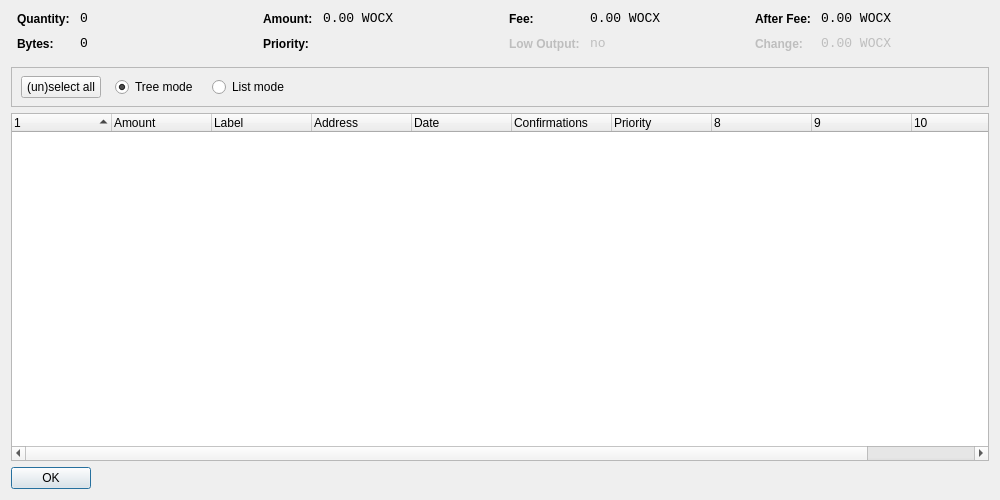
<?xml version="1.0" encoding="UTF-8"?>
<ui version="4.0">
 <class>CoinControlDialog</class>
 <widget class="QDialog" name="CoinControlDialog">
  <property name="geometry">
   <rect>
    <x>0</x>
    <y>0</y>
    <width>1000</width>
    <height>500</height>
   </rect>
  </property>
  <property name="windowTitle">
   <string>Coin Control</string>
  </property>
  <layout class="QVBoxLayout" name="verticalLayout">
   <item>
    <layout class="QHBoxLayout" name="horizontalLayoutTop" stretch="0,0,0,0">
     <property name="topMargin">
      <number>0</number>
     </property>
     <property name="bottomMargin">
      <number>10</number>
     </property>
     <item>
      <layout class="QFormLayout" name="formLayoutCoinControl1">
       <property name="horizontalSpacing">
        <number>10</number>
       </property>
       <property name="verticalSpacing">
        <number>10</number>
       </property>
       <property name="leftMargin">
        <number>6</number>
       </property>
       <property name="rightMargin">
        <number>6</number>
       </property>
       <item row="0" column="0">
        <widget class="QLabel" name="labelCoinControlQuantityText">
         <property name="styleSheet">
          <string notr="true">font-weight:bold;</string>
         </property>
         <property name="text">
          <string>Quantity:</string>
         </property>
        </widget>
       </item>
       <item row="0" column="1">
        <widget class="QLabel" name="labelCoinControlQuantity">
         <property name="font">
          <font>
           <family>Monospace</family>
           <pointsize>10</pointsize>
          </font>
         </property>
         <property name="cursor">
          <cursorShape>IBeamCursor</cursorShape>
         </property>
         <property name="contextMenuPolicy">
          <enum>Qt::ActionsContextMenu</enum>
         </property>
         <property name="text">
          <string notr="true">0</string>
         </property>
         <property name="textInteractionFlags">
          <set>Qt::LinksAccessibleByMouse|Qt::TextSelectableByKeyboard|Qt::TextSelectableByMouse</set>
         </property>
        </widget>
       </item>
       <item row="1" column="0">
        <widget class="QLabel" name="labelCoinControlBytesText">
         <property name="styleSheet">
          <string notr="true">font-weight:bold;</string>
         </property>
         <property name="text">
          <string>Bytes:</string>
         </property>
        </widget>
       </item>
       <item row="1" column="1">
        <widget class="QLabel" name="labelCoinControlBytes">
         <property name="font">
          <font>
           <family>Monospace</family>
           <pointsize>10</pointsize>
          </font>
         </property>
         <property name="cursor">
          <cursorShape>IBeamCursor</cursorShape>
         </property>
         <property name="contextMenuPolicy">
          <enum>Qt::ActionsContextMenu</enum>
         </property>
         <property name="text">
          <string notr="true">0</string>
         </property>
         <property name="textInteractionFlags">
          <set>Qt::LinksAccessibleByMouse|Qt::TextSelectableByKeyboard|Qt::TextSelectableByMouse</set>
         </property>
        </widget>
       </item>
      </layout>
     </item>
     <item>
      <layout class="QFormLayout" name="formLayoutCoinControl2">
       <property name="horizontalSpacing">
        <number>10</number>
       </property>
       <property name="verticalSpacing">
        <number>10</number>
       </property>
       <property name="leftMargin">
        <number>6</number>
       </property>
       <property name="rightMargin">
        <number>6</number>
       </property>
       <item row="0" column="0">
        <widget class="QLabel" name="labelCoinControlAmountText">
         <property name="styleSheet">
          <string notr="true">font-weight:bold;</string>
         </property>
         <property name="text">
          <string>Amount:</string>
         </property>
        </widget>
       </item>
       <item row="0" column="1">
        <widget class="QLabel" name="labelCoinControlAmount">
         <property name="font">
          <font>
           <family>Monospace</family>
           <pointsize>10</pointsize>
          </font>
         </property>
         <property name="cursor">
          <cursorShape>IBeamCursor</cursorShape>
         </property>
         <property name="contextMenuPolicy">
          <enum>Qt::ActionsContextMenu</enum>
         </property>
         <property name="text">
          <string notr="true">0.00 WOCX</string>
         </property>
         <property name="textInteractionFlags">
          <set>Qt::LinksAccessibleByMouse|Qt::TextSelectableByKeyboard|Qt::TextSelectableByMouse</set>
         </property>
        </widget>
       </item>
       <item row="1" column="0">
        <widget class="QLabel" name="labelCoinControlPriorityText">
         <property name="styleSheet">
          <string notr="true">font-weight:bold;</string>
         </property>
         <property name="text">
          <string>Priority:</string>
         </property>
        </widget>
       </item>
       <item row="1" column="1">
        <widget class="QLabel" name="labelCoinControlPriority">
         <property name="font">
          <font>
           <family>Monospace</family>
           <pointsize>10</pointsize>
          </font>
         </property>
         <property name="cursor">
          <cursorShape>IBeamCursor</cursorShape>
         </property>
         <property name="contextMenuPolicy">
          <enum>Qt::ActionsContextMenu</enum>
         </property>
         <property name="text">
          <string/>
         </property>
         <property name="textInteractionFlags">
          <set>Qt::LinksAccessibleByMouse|Qt::TextSelectableByKeyboard|Qt::TextSelectableByMouse</set>
         </property>
        </widget>
       </item>
      </layout>
     </item>
     <item>
      <layout class="QFormLayout" name="formLayoutCoinControl3">
       <property name="horizontalSpacing">
        <number>10</number>
       </property>
       <property name="verticalSpacing">
        <number>10</number>
       </property>
       <property name="leftMargin">
        <number>6</number>
       </property>
       <property name="rightMargin">
        <number>6</number>
       </property>
       <item row="0" column="0">
        <widget class="QLabel" name="labelCoinControlFeeText">
         <property name="styleSheet">
          <string notr="true">font-weight:bold;</string>
         </property>
         <property name="text">
          <string>Fee:</string>
         </property>
        </widget>
       </item>
       <item row="0" column="1">
        <widget class="QLabel" name="labelCoinControlFee">
         <property name="font">
          <font>
           <family>Monospace</family>
           <pointsize>10</pointsize>
          </font>
         </property>
         <property name="cursor">
          <cursorShape>IBeamCursor</cursorShape>
         </property>
         <property name="contextMenuPolicy">
          <enum>Qt::ActionsContextMenu</enum>
         </property>
         <property name="text">
          <string notr="true">0.00 WOCX</string>
         </property>
         <property name="textInteractionFlags">
          <set>Qt::LinksAccessibleByMouse|Qt::TextSelectableByKeyboard|Qt::TextSelectableByMouse</set>
         </property>
        </widget>
       </item>
       <item row="1" column="0">
        <widget class="QLabel" name="labelCoinControlLowOutputText">
         <property name="enabled">
          <bool>false</bool>
         </property>
         <property name="styleSheet">
          <string notr="true">font-weight:bold;</string>
         </property>
         <property name="text">
          <string>Low Output:</string>
         </property>
        </widget>
       </item>
       <item row="1" column="1">
        <widget class="QLabel" name="labelCoinControlLowOutput">
         <property name="enabled">
          <bool>false</bool>
         </property>
         <property name="font">
          <font>
           <family>Monospace</family>
           <pointsize>10</pointsize>
          </font>
         </property>
         <property name="cursor">
          <cursorShape>IBeamCursor</cursorShape>
         </property>
         <property name="contextMenuPolicy">
          <enum>Qt::ActionsContextMenu</enum>
         </property>
         <property name="text">
          <string notr="true">no</string>
         </property>
         <property name="textInteractionFlags">
          <set>Qt::LinksAccessibleByMouse|Qt::TextSelectableByKeyboard|Qt::TextSelectableByMouse</set>
         </property>
        </widget>
       </item>
      </layout>
     </item>
     <item>
      <layout class="QFormLayout" name="formLayoutCoinControl4">
       <property name="horizontalSpacing">
        <number>10</number>
       </property>
       <property name="verticalSpacing">
        <number>10</number>
       </property>
       <property name="leftMargin">
        <number>6</number>
       </property>
       <property name="rightMargin">
        <number>6</number>
       </property>
       <item row="0" column="0">
        <widget class="QLabel" name="labelCoinControlAfterFeeText">
         <property name="styleSheet">
          <string notr="true">font-weight:bold;</string>
         </property>
         <property name="text">
          <string>After Fee:</string>
         </property>
        </widget>
       </item>
       <item row="0" column="1">
        <widget class="QLabel" name="labelCoinControlAfterFee">
         <property name="font">
          <font>
           <family>Monospace</family>
           <pointsize>10</pointsize>
          </font>
         </property>
         <property name="cursor">
          <cursorShape>IBeamCursor</cursorShape>
         </property>
         <property name="contextMenuPolicy">
          <enum>Qt::ActionsContextMenu</enum>
         </property>
         <property name="text">
          <string notr="true">0.00 WOCX</string>
         </property>
         <property name="textInteractionFlags">
          <set>Qt::LinksAccessibleByMouse|Qt::TextSelectableByKeyboard|Qt::TextSelectableByMouse</set>
         </property>
        </widget>
       </item>
       <item row="1" column="0">
        <widget class="QLabel" name="labelCoinControlChangeText">
         <property name="enabled">
          <bool>false</bool>
         </property>
         <property name="styleSheet">
          <string notr="true">font-weight:bold;</string>
         </property>
         <property name="text">
          <string>Change:</string>
         </property>
        </widget>
       </item>
       <item row="1" column="1">
        <widget class="QLabel" name="labelCoinControlChange">
         <property name="enabled">
          <bool>false</bool>
         </property>
         <property name="font">
          <font>
           <family>Monospace</family>
           <pointsize>10</pointsize>
          </font>
         </property>
         <property name="cursor">
          <cursorShape>IBeamCursor</cursorShape>
         </property>
         <property name="contextMenuPolicy">
          <enum>Qt::ActionsContextMenu</enum>
         </property>
         <property name="text">
          <string notr="true">0.00 WOCX</string>
         </property>
         <property name="textInteractionFlags">
          <set>Qt::LinksAccessibleByMouse|Qt::TextSelectableByKeyboard|Qt::TextSelectableByMouse</set>
         </property>
        </widget>
       </item>
      </layout>
     </item>
    </layout>
   </item>
   <item>
    <widget class="QFrame" name="frame">
     <property name="minimumSize">
      <size>
       <width>0</width>
       <height>40</height>
      </size>
     </property>
     <property name="frameShape">
      <enum>QFrame::StyledPanel</enum>
     </property>
     <property name="frameShadow">
      <enum>QFrame::Sunken</enum>
     </property>
     <widget class="QWidget" name="horizontalLayoutWidget">
      <property name="geometry">
       <rect>
        <x>10</x>
        <y>0</y>
        <width>781</width>
        <height>41</height>
       </rect>
      </property>
      <layout class="QHBoxLayout" name="horizontalLayoutPanel" stretch="0,0,0,0,0">
       <property name="spacing">
        <number>14</number>
       </property>
       <item>
        <widget class="QPushButton" name="pushButtonSelectAll">
         <property name="sizePolicy">
          <sizepolicy hsizetype="Maximum" vsizetype="Fixed">
           <horstretch>0</horstretch>
           <verstretch>0</verstretch>
          </sizepolicy>
         </property>
         <property name="text">
          <string>(un)select all</string>
         </property>
        </widget>
       </item>
       <item>
        <widget class="QRadioButton" name="radioTreeMode">
         <property name="sizePolicy">
          <sizepolicy hsizetype="Maximum" vsizetype="Fixed">
           <horstretch>0</horstretch>
           <verstretch>0</verstretch>
          </sizepolicy>
         </property>
         <property name="text">
          <string>Tree mode</string>
         </property>
         <property name="checked">
          <bool>true</bool>
         </property>
        </widget>
       </item>
       <item>
        <widget class="QRadioButton" name="radioListMode">
         <property name="sizePolicy">
          <sizepolicy hsizetype="Maximum" vsizetype="Fixed">
           <horstretch>0</horstretch>
           <verstretch>0</verstretch>
          </sizepolicy>
         </property>
         <property name="text">
          <string>List mode</string>
         </property>
        </widget>
       </item>
       <item>
        <spacer name="horizontalSpacer">
         <property name="orientation">
          <enum>Qt::Horizontal</enum>
         </property>
         <property name="sizeHint" stdset="0">
          <size>
           <width>40</width>
           <height>20</height>
          </size>
         </property>
        </spacer>
       </item>
      </layout>
     </widget>
    </widget>
   </item>
   <item>
    <widget class="CoinControlTreeWidget" name="treeWidget">
     <property name="contextMenuPolicy">
      <enum>Qt::CustomContextMenu</enum>
     </property>
     <property name="sortingEnabled">
      <bool>false</bool>
     </property>
     <property name="columnCount">
      <number>11</number>
     </property>
     <attribute name="headerShowSortIndicator" stdset="0">
      <bool>true</bool>
     </attribute>
     <attribute name="headerStretchLastSection">
      <bool>false</bool>
     </attribute>
     <column>
      <property name="text">
       <string/>
      </property>
     </column>
     <column>
      <property name="text">
       <string>Amount</string>
      </property>
     </column>
     <column>
      <property name="text">
       <string>Label</string>
      </property>
     </column>
     <column>
      <property name="text">
       <string>Address</string>
      </property>
     </column>
     <column>
      <property name="text">
       <string>Date</string>
      </property>
     </column>
     <column>
      <property name="text">
       <string>Confirmations</string>
      </property>
      <property name="toolTip">
       <string>Confirmed</string>
      </property>
     </column>
     <column>
      <property name="text">
       <string>Priority</string>
      </property>
     </column>
     <column>
      <property name="text">
       <string/>
      </property>
     </column>
     <column>
      <property name="text">
       <string/>
      </property>
     </column>
     <column>
      <property name="text">
       <string/>
      </property>
     </column>
     <column>
      <property name="text">
       <string/>
      </property>
     </column>
    </widget>
   </item>
   <item>
    <widget class="QDialogButtonBox" name="buttonBox">
     <property name="sizePolicy">
      <sizepolicy hsizetype="Maximum" vsizetype="Fixed">
       <horstretch>0</horstretch>
       <verstretch>0</verstretch>
      </sizepolicy>
     </property>
     <property name="orientation">
      <enum>Qt::Horizontal</enum>
     </property>
     <property name="standardButtons">
      <set>QDialogButtonBox::Ok</set>
     </property>
    </widget>
   </item>
  </layout>
 </widget>
 <customwidgets>
  <customwidget>
   <class>CoinControlTreeWidget</class>
   <extends>QTreeWidget</extends>
   <header>coincontroltreewidget.h</header>
  </customwidget>
 </customwidgets>
 <resources/>
 <connections/>
</ui>
